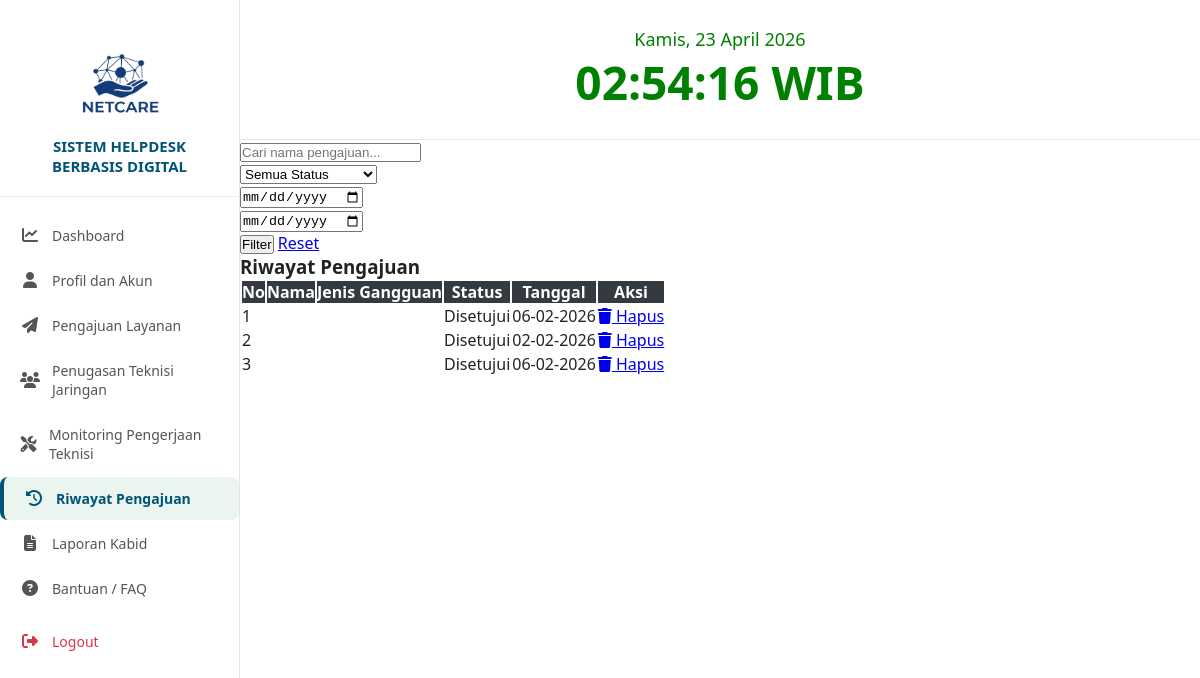
/kabid/dashboard-kabid.php?page=riwayat_pengajuan (signed in), run on the app's committed database.
### tables this page shows
CREATE TABLE `pengajuan` (
  `id` int(11) NOT NULL,
  `user_id` int(11) NOT NULL,
  `instansi_pengaju_id` int(11) NOT NULL,
  `judul` varchar(255) NOT NULL,
  `jenis_layanan` varchar(100) NOT NULL,
  `deskripsi` text NOT NULL,
  `tanggal_pelaksanaan` date DEFAULT NULL,
  `status` enum('menunggu','disetujui','ditolak') NOT NULL DEFAULT 'menunggu',
  `catatan_admin` text DEFAULT NULL,
  `deleted_at` datetime DEFAULT NULL,
  `tanggal_pengajuan` datetime DEFAULT current_timestamp(),
  `status_admin_utama` enum('menunggu','diteruskan') NOT NULL DEFAULT 'menunggu',
  `sudah_masuk_laporan` tinyint(1) NOT NULL DEFAULT 0
);

### kabid/modules/riwayat_pengajuan.php (the view, shortened to what this page needs)
<?php
require_once __DIR__ . '/../../config.php';
$keyword = $_GET['keyword'] ?? '';
$dari    = $_GET['dari'] ?? '';
$sampai  = $_GET['sampai'] ?? '';
$keyword = mysqli_real_escape_string($conn, $keyword);
$dari    = mysqli_real_escape_string($conn, $dari);
$sampai  = mysqli_real_escape_string($conn, $sampai);
?>
<form method="GET" class="row g-2 mb-3">
    <div class="col-md-3">
        <input type="text" name="keyword" class="form-control"
               placeholder="Cari nama pengajuan..."
               value="<?= htmlspecialchars($keyword) ?>">
    </div>
    <div class="col-md-2">
        <select name="status" class="form-control">
            <option value="">Semua Status</option>
        </select>
    </div>
    <div class="col-md-2">
        <input type="date" name="dari" class="form-control" value="<?= $dari ?>">
    </div>
    <div class="col-md-2">
        <input type="date" name="sampai" class="form-control" value="<?= $sampai ?>">
    </div>
    <div class="col-md-3">
        <button class="btn btn-primary">Filter</button>
        <a href="dashboard-kabid.php?page=riwayat_pengajuan" class="btn btn-secondary">Reset</a>
    </div>
</form>
<?php
$where = "WHERE 1=1";
$query = mysqli_query($conn,"
SELECT *
FROM pengajuan p
$where
ORDER BY p.id DESC
");
?>
<h3>Riwayat Pengajuan</h3>
<table class="table table-bordered table-striped">
<thead style="background:#343a40;color:white">
<tr>
    <th>No</th>
    <th>Nama</th>
    <th>Jenis Gangguan</th>
    <th>Status</th>
    <th>Tanggal</th>
    <th>Aksi</th>
</tr>
</thead>
<tbody>
<?php $no=1; while($d=mysqli_fetch_assoc($query)) { ?>
<tr>
    <td><?= $no++ ?></td>
    <td><?= $d['nama'] ?></td>
    <td><?= $d['jenis_gangguan'] ?></td>
   <td>
<?php
if ($d['status'] == 'menunggu') {
    echo "<span class='badge bg-secondary'>Menunggu</span>";
} elseif ($d['status'] == 'disetujui') {
    echo "<span class='badge bg-info'>Disetujui</span>";
} elseif ($d['status'] == 'ditolak') {
    echo "<span class='badge bg-danger'>Ditolak</span>";
} elseif ($d['status'] == 'ditutup') {
    echo "<span class='badge bg-success'>✔ Pengaduan Ditutup</span>";
} else {
    echo $d['status'];
}
?>
</td>
    <td><?= date('d-m-Y', strtotime($d['tanggal_pengajuan'])) ?></td>
    <td>
    <a href="modules/hapus_pengajuan.php?id=<?= $d['id'] ?>"
       class="btn btn-danger btn-sm"
       onclick="return confirm('Yakin ingin menghapus riwayat ini?')">
        <i class="fa-solid fa-trash"></i> Hapus
    </a>
    </td>
</tr>
<?php } ?>
</tbody>
</table>

### css/dashboard.css (style rules this page uses)
* { margin: 0; padding: 0; box-sizing: border-box; }
body { font-family: "Segoe UI", Arial, sans-serif; display: flex; min-height: 100vh; background: #fff; color: #222; }
body { font-family: "Segoe UI", Arial, sans-serif; display: flex; min-height: 100vh; background: #f4f8f6; color: #222; }

### data on the page
pengajuan: status "Disetujui", tanggal_pengajuan "06-02-2026"
pengajuan: status "Disetujui", tanggal_pengajuan "02-02-2026"
pengajuan: status "Disetujui", tanggal_pengajuan "06-02-2026"

### other printed values
$label "Dashboard"
$label "Profil dan Akun"
$label "Pengajuan Layanan"
$label "Penugasan Teknisi Jaringan"
$label "Monitoring Pengerjaan Teknisi"
$label "Riwayat Pengajuan"
$label "Laporan Kabid"
$label "Bantuan / FAQ"
